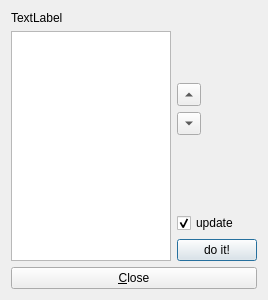
<?xml version="1.0" encoding="UTF-8"?>
<ui version="4.0">
 <class>reorderStack</class>
 <widget class="QDialog" name="reorderStack">
  <property name="geometry">
   <rect>
    <x>0</x>
    <y>0</y>
    <width>268</width>
    <height>300</height>
   </rect>
  </property>
  <property name="windowTitle">
   <string>reorder_stack</string>
  </property>
  <layout class="QVBoxLayout" name="verticalLayout_3">
   <item>
    <layout class="QHBoxLayout" name="horizontalLayout">
     <item>
      <layout class="QVBoxLayout" name="verticalLayout_2">
       <item>
        <widget class="QLabel" name="label">
         <property name="text">
          <string>TextLabel</string>
         </property>
        </widget>
       </item>
       <item>
        <widget class="QListWidget" name="listWidget">
         <property name="editTriggers">
          <set>QAbstractItemView::NoEditTriggers</set>
         </property>
        </widget>
       </item>
      </layout>
     </item>
     <item>
      <layout class="QVBoxLayout" name="verticalLayout">
       <item>
        <spacer name="verticalSpacer_2">
         <property name="orientation">
          <enum>Qt::Vertical</enum>
         </property>
         <property name="sizeHint" stdset="0">
          <size>
           <width>20</width>
           <height>40</height>
          </size>
         </property>
        </spacer>
       </item>
       <item>
        <widget class="QToolButton" name="up_toolButton">
         <property name="text">
          <string>...</string>
         </property>
         <property name="arrowType">
          <enum>Qt::UpArrow</enum>
         </property>
        </widget>
       </item>
       <item>
        <widget class="QToolButton" name="down_toolButton">
         <property name="text">
          <string>...</string>
         </property>
         <property name="arrowType">
          <enum>Qt::DownArrow</enum>
         </property>
        </widget>
       </item>
       <item>
        <spacer name="verticalSpacer">
         <property name="orientation">
          <enum>Qt::Vertical</enum>
         </property>
         <property name="sizeHint" stdset="0">
          <size>
           <width>20</width>
           <height>40</height>
          </size>
         </property>
        </spacer>
       </item>
       <item>
        <widget class="QCheckBox" name="update_checkBox">
         <property name="text">
          <string>update</string>
         </property>
         <property name="checked">
          <bool>true</bool>
         </property>
        </widget>
       </item>
       <item>
        <widget class="QPushButton" name="doit_pushButton">
         <property name="text">
          <string>do it!</string>
         </property>
        </widget>
       </item>
      </layout>
     </item>
    </layout>
   </item>
   <item>
    <widget class="QPushButton" name="closeButton">
     <property name="text">
      <string>&amp;Close</string>
     </property>
    </widget>
   </item>
  </layout>
 </widget>
 <resources/>
 <connections/>
</ui>
